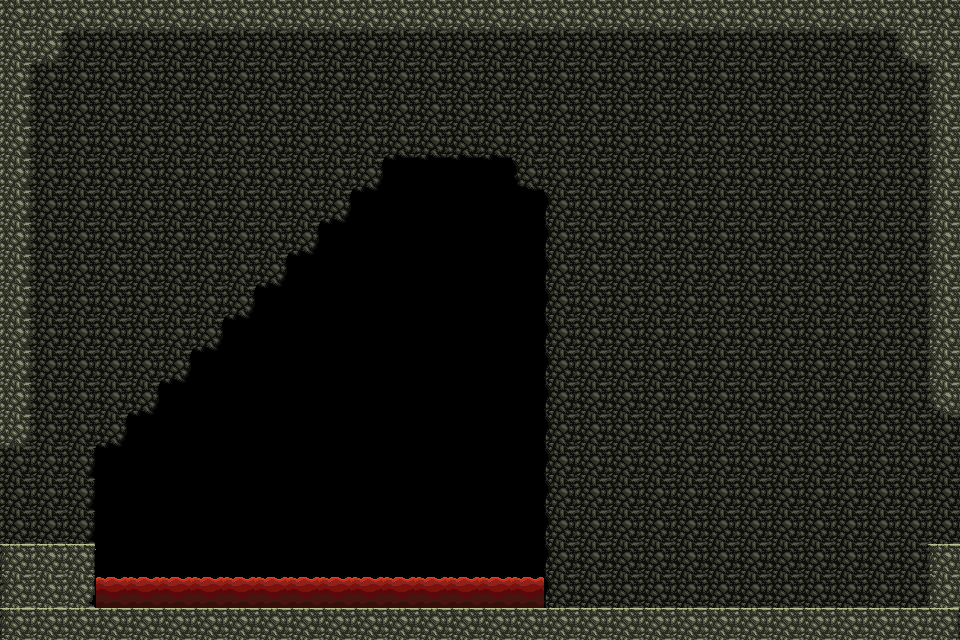

Tiled map render using the project's own tile images. Description and the map definition, with tile-layer contents summarised, below:
An orthogonal 30x20 tile map with 32x32 px tiles, 2 tile layers (bg, platform) and 29 objects.

<map version="1.0" orientation="orthogonal" width="30" height="20" tilewidth="32" tileheight="32">
 <tileset firstgid="1" name="rock_tile" tilewidth="32" tileheight="32">
  <image source="../../images/maps/rock_tile.png" trans="ff00ff" width="256" height="128" />
 </tileset>
 <layer name="bg" width="30" height="20">
  <properties>
   <property name="tileset" value="rock_tile" />
  </properties>
  <data>[600 cells, 450 non-empty, 7 distinct tile ids]</data>
 </layer>
 <layer name="platform" width="30" height="20">
  <properties>
   <property name="tileset" value="rock_tile" />
  </properties>
  <data>[600 cells, 95 non-empty, 9 distinct tile ids]</data>
 </layer>
 <objectgroup name="player_start" width="30" height="20">
  <object x="64" y="480" width="31" height="59" />
 </objectgroup>
 <objectgroup name="enemy" width="30" height="20">
  <object x="404" y="331" width="31" height="57" />
 </objectgroup>
 <objectgroup name="block" width="30" height="20">
  <object x="640" y="576" width="32" height="32" />
  <object x="672" y="576" width="32" height="32" />
  <object x="384" y="480" width="32" height="32" />
  <object x="704" y="544" width="32" height="32" />
  <object x="704" y="576" width="32" height="32" />
  <object x="704" y="512" width="32" height="32" />
  <object x="512" y="576" width="32" height="32" />
  <object x="736" y="576" width="32" height="32" />
  <object x="480" y="576" width="32" height="32" />
  <object x="384" y="544" width="32" height="32" />
  <object x="384" y="576" width="32" height="32" />
  <object x="320" y="576" width="32" height="32" />
  <object x="352" y="544" width="32" height="32" />
  <object x="416" y="576" width="32" height="32" />
  <object x="448" y="576" width="32" height="32" />
  <object x="352" y="576" width="32" height="32" />
  <object x="384" y="512" width="32" height="32" />
  <object x="416" y="544" width="32" height="32" />
  <object x="448" y="544" width="32" height="32" />
  <object x="416" y="512" width="32" height="32" />
 </objectgroup>
 <objectgroup name="gate" width="30" height="20">
  <object x="928" y="512" width="32" height="32">
   <properties>
    <property name="destination" value="test3" />
    <property name="facing" value="right" />
    <property name="x" value="41" />
    <property name="y" value="302" />
   </properties>
  </object>
  <object x="0" y="448" width="32" height="32">
   <properties>
    <property name="destination" value="test1" />
    <property name="facing" value="left" />
    <property name="x" value="916" />
    <property name="y" value="526" />
   </properties>
  </object>
  <object x="928" y="480" width="32" height="32">
   <properties>
    <property name="destination" value="test3" />
    <property name="facing" value="right" />
    <property name="x" value="41" />
    <property name="y" value="302" />
   </properties>
  </object>
  <object x="928" y="448" width="32" height="32">
   <properties>
    <property name="destination" value="test3" />
    <property name="facing" value="right" />
    <property name="x" value="41" />
    <property name="y" value="302" />
   </properties>
  </object>
  <object x="928" y="416" width="32" height="32">
   <properties>
    <property name="destination" value="test3" />
    <property name="facing" value="right" />
    <property name="x" value="41" />
    <property name="y" value="302" />
   </properties>
  </object>
  <object x="0" y="480" width="32" height="32">
   <properties>
    <property name="destination" value="test1" />
    <property name="facing" value="left" />
    <property name="x" value="916" />
    <property name="y" value="526" />
   </properties>
  </object>
  <object x="0" y="512" width="32" height="32">
   <properties>
    <property name="destination" value="test1" />
    <property name="facing" value="left" />
    <property name="x" value="916" />
    <property name="y" value="526" />
   </properties>
  </object>
 </objectgroup>
</map>
